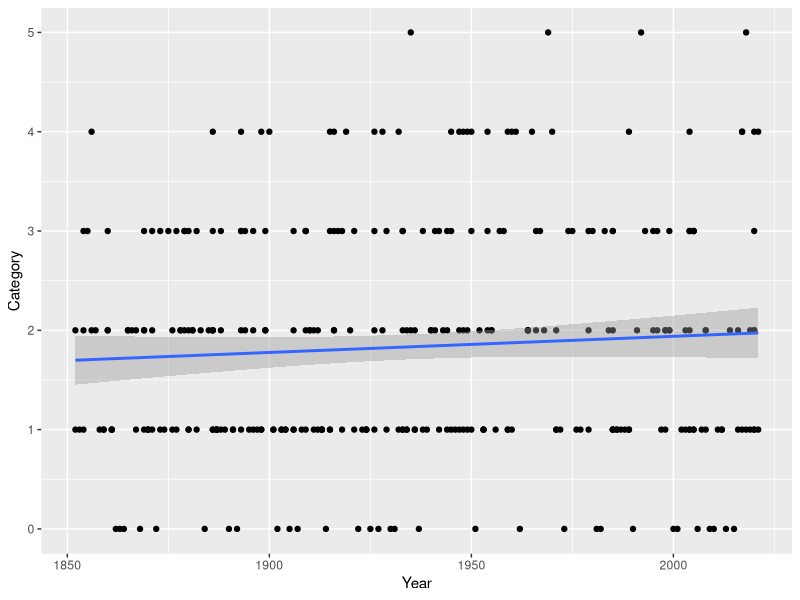
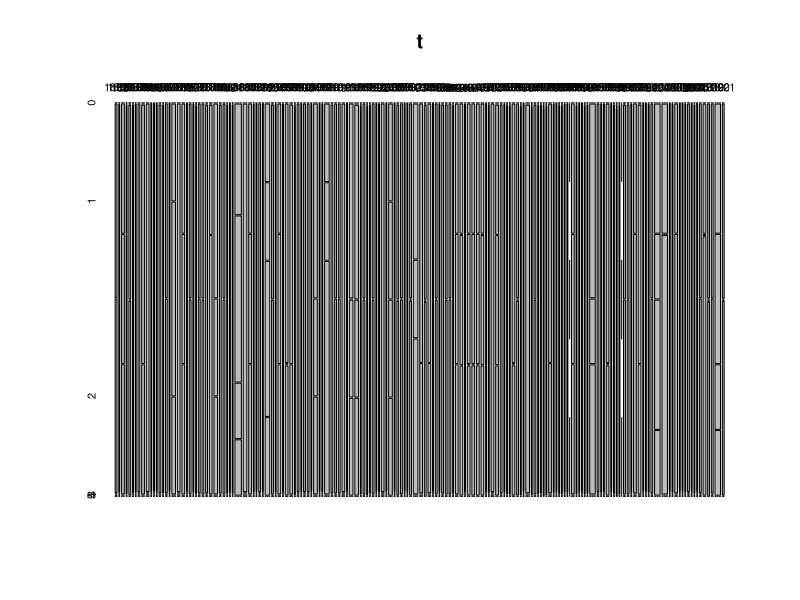
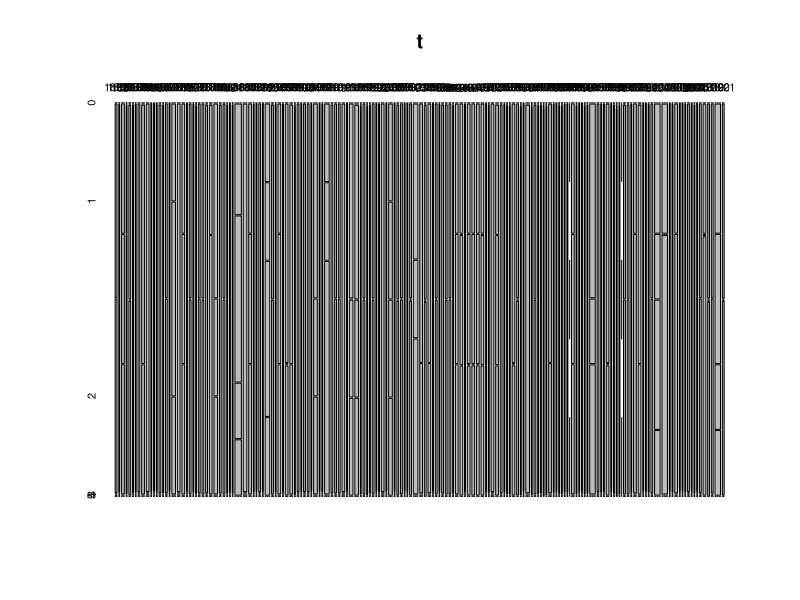
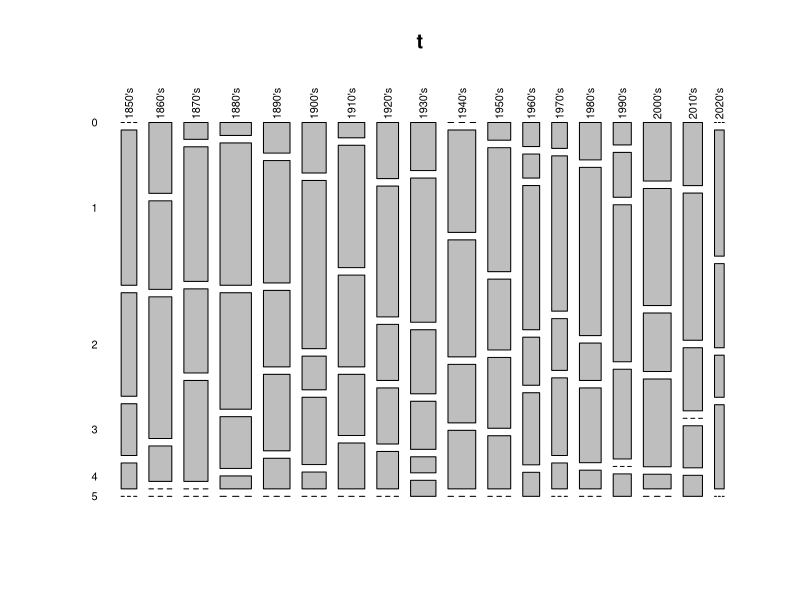
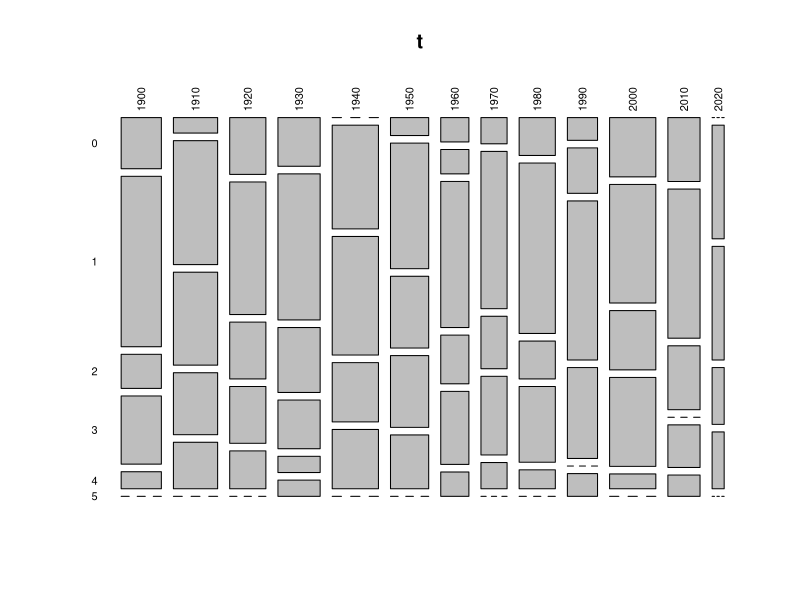
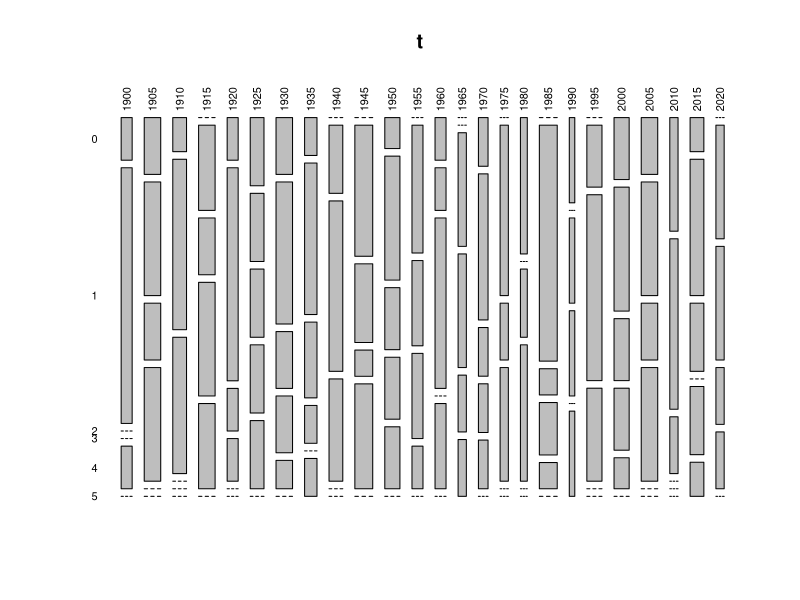
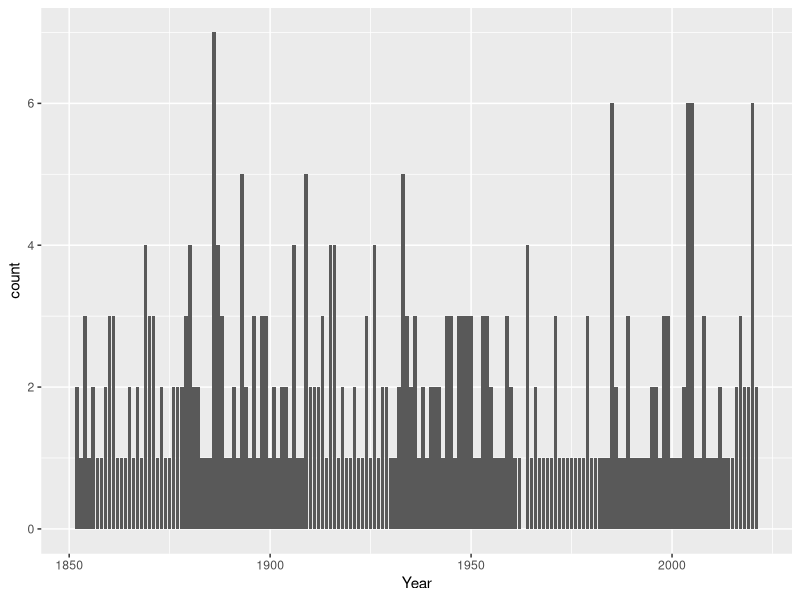
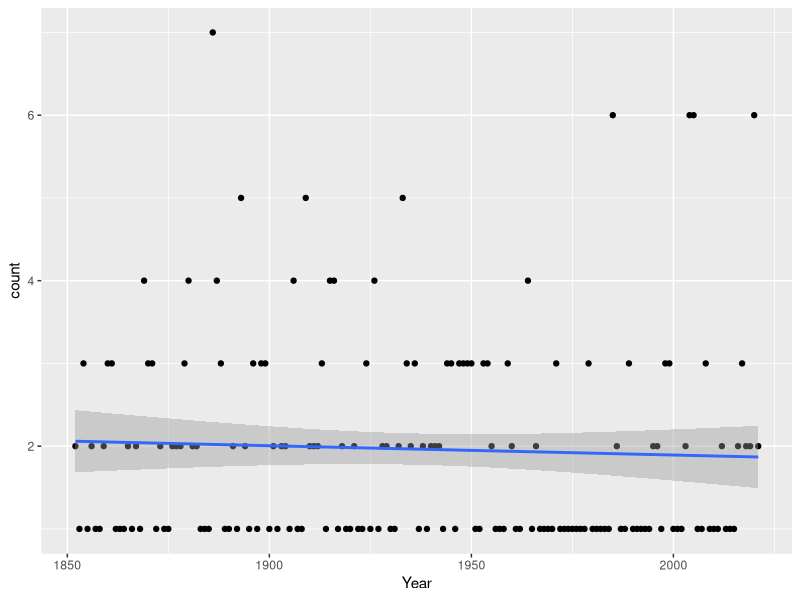

Reproduce these figures in R, in order.
## ---- chunk 1
library(tidyverse)
## ---- chunk 2
df <- read.csv('us landfall hurricanes since 1850.csv')
## ---- chunk 3
ggplot(df, aes(Year, Category)) +
  geom_point() +
  geom_smooth(method='lm')

model <- lm(Category ~ Year, data=df)
summary(model)
## ---- chunk 4
t <- table(df$Year, df$Category)
mosaicplot(t)
## ---- chunk 5
tmp <- df %>% filter(Year <= 2020) %>% filter(Year >= 1900)
t <- table(df$Year, df$Category)
mosaicplot(t) # main = ""
## ---- chunk 6
t <- table(df$Decade, df$Category)
mosaicplot(t, las=2)
## ---- chunk 7
tmp$Decade <- tmp$Year - tmp$Year %% 10
t <- table(tmp$Decade, tmp$Category)
mosaicplot(t, las=2, offset = 0.1)
## ---- chunk 8
tmp$Decade <- tmp$Year - tmp$Year %% 5
t <- table(tmp$Decade, tmp$Category)
mosaicplot(t, las=2, offset = 0.1)
## ---- chunk 9
h_count <- df %>% group_by(Year) %>% summarize(count = n())
ggplot(data=h_count, aes(x=Year, y=count)) +
  geom_bar(stat="identity")
## ---- chunk 10
ggplot(h_count, aes(Year, count)) +
  geom_point() +
  geom_smooth(method='lm')
## ---- chunk 11
h_count <- df %>% group_by(Year, Category) %>% summarize(count = n())

h_count$Category = as.factor(h_count$Category)
h_count = h_count %>% 
          filter(is.finite(Year) & is.finite(Category))
ggplot(h_count, aes(x=Year, y=count, color=Category, fill=Category)) +
  geom_point() +
  geom_smooth(method='lm')
## ---- chunk 12
ggplot(h_count %>% filter(Year <= 1960), aes(x=count, color=Category, fill=Category)) +
  geom_density(alpha=0.2, lwd=1) + 
  ggtitle("Before 1960") +
  ylim(0, 2) + 
  theme_bw()

ggplot(h_count %>% filter(Year > 1960), aes(x=count, color=Category, fill=Category)) +
  geom_density(alpha=0.2, lwd=1) +
  ggtitle("After 1960") +
  ylim(0, 2) + 
  theme_bw()
## ---- chunk 13
h_count <- df %>% group_by(Year, Category) %>% summarize(count = n())

h_count$Category = as.factor(h_count$Category)
h_count = h_count %>% 
          filter(is.finite(Year) & is.finite(Category)) %>%
          ungroup() %>%
          complete(Year, Category, fill = list(count=0))
          
head(h_count)

ggplot(h_count %>% filter(Year <= 1960), aes(x=count, color=Category, fill=Category)) +
  geom_density(alpha=0.2, lwd=1) + 
  ggtitle("Before 1960") +
  ylim(0, 2.5) + 
  theme_bw()

ggplot(h_count %>% filter(Year > 1960), aes(x=count, color=Category, fill=Category)) +
  geom_density(alpha=0.2, lwd=1) +
  ggtitle("After 1960") +
  ylim(0, 2.5) + 
  theme_bw()
## ---- chunk 14
library(mgcv)
df2 = df %>%
      filter(grepl("^[0-9]+", Wind.max)) %>%
      mutate(Wind.max = as.numeric(as.vector(Wind.max)),
             tWind.max = Wind.max^0.5,
             Category = factor(Category))


model <- gam(tWind.max ~ s(Year, by=Category), data=df2)
summary(model)
plot(model, sel=5, shade=T)
qqnorm(resid(model))

ggplot(df2, aes(x = Year, y  = Wind.max, color = Category)) +
      geom_point() +
      geom_smooth(method="lm", formula=y~poly(x, 2)) +
      theme_bw()
## ---- chunk 15
ggplot(data=df, aes(x=Year, y=Category, fill=Category)) +
  geom_bar(position="stack", stat="identity")
## ---- chunk 16
ggplot(data=df, aes(x=Year, y=Category, fill=Category)) +
  geom_bar(position="fill", stat="identity")
## ---- chunk 17
ggplot(data=tmp, aes(x=Year, y=Category, fill=Category)) +
  geom_bar(position="fill", stat="identity")
